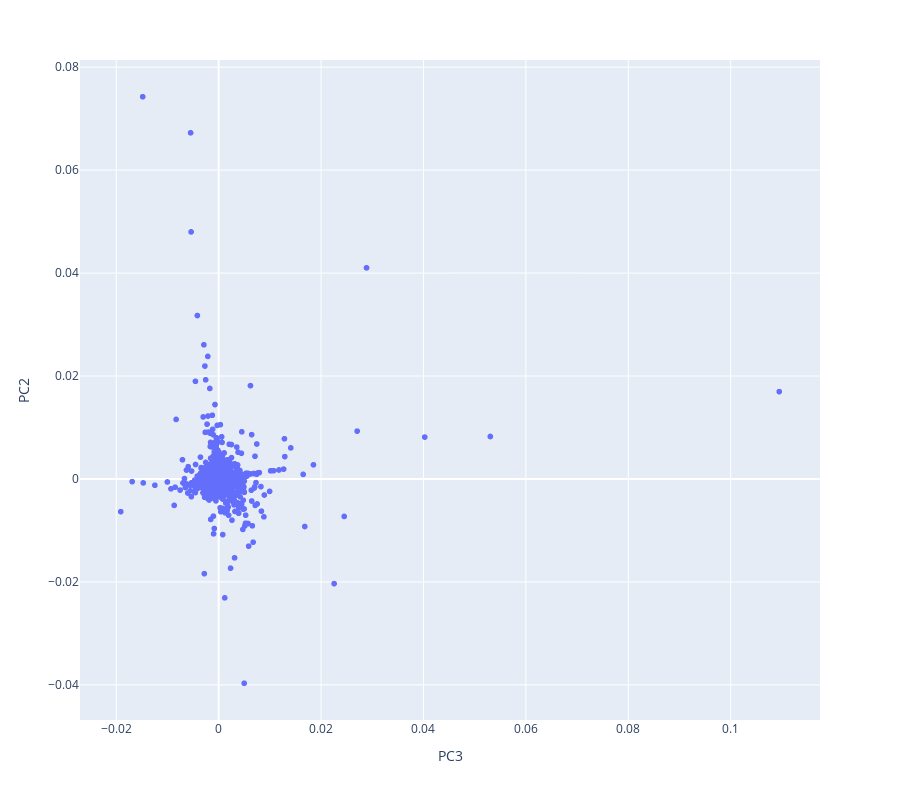

Notebook cell for this chart:
### Code cell
import plotly.express as px

fig = px.scatter(
    LOADINGS.reset_index(),  # reset index so 'term_str' becomes a column
    x="PC3",
    y="PC2",
    hover_name="term_str",   # so you can hover over points and see the term
    height=800
)
fig.show()

### Figure 1 — Plotly figure (JSON) as saved in the notebook; plotly's stock layout.template omitted (floating-point values rounded to 4 significant figures; data arrays with more than 128 entries replaced by an {"elided": "..."} marker saying what was removed)
{"data": [{"hovertemplate": "<b>%{hovertext}</b><br><br>PC3=%{x}<br>PC2=%{y}<extra></extra>", "hovertext": {"elided": "4000 str values"}, "legendgroup": "", "marker": {"color": "#636efa", "symbol": "circle"}, "mode": "markers", "name": "", "showlegend": false, "type": "scattergl", "x": {"elided": "4000 float values"}, "xaxis": "x", "y": {"elided": "4000 float values"}, "yaxis": "y"}], "layout": {"height": 800, "legend": {"tracegroupgap": 0}, "margin": {"t": 60}, "xaxis": {"anchor": "y", "domain": [0, 1], "title": {"text": "PC3"}}, "yaxis": {"anchor": "x", "domain": [0, 1], "title": {"text": "PC2"}}}}
